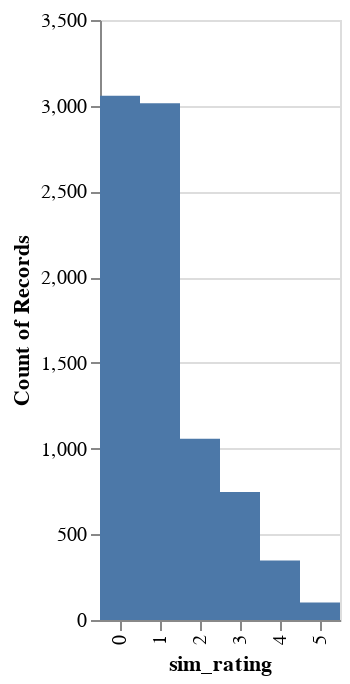

The notebook cell this image was saved under:
### Code cell
alt.Chart(df.reset_index()).mark_rect().encode(
    x=alt.X('sim_rating:O'),
    y='count()')

### Figure 1 — Vega-Lite specification as saved in the notebook (floating-point values rounded to 4 significant figures; data arrays with more than 128 entries replaced by an {"elided": "..."} marker saying what was removed)
{"config": {"view": {"continuousWidth": 400, "continuousHeight": 300}}, "data": {"name": "data-b06f746db507ea0c47b74f470e2c3f62"}, "mark": "rect", "encoding": {"x": {"field": "sim_rating", "type": "ordinal"}, "y": {"aggregate": "count", "type": "quantitative"}}, "$schema": "https://vega.github.io/schema/vega-lite/v4.17.0.json", "datasets": {"data-b06f746db507ea0c47b74f470e2c3f62": {"elided": "8325 records"}}}
